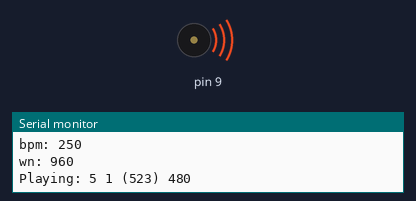
Simulated run of this sketch. Board: Arduino Uno, built with avr-gcc and run on an emulated ATmega328P. On the bench: buzzer (waves = sounding), the last lines printed to the serial monitor. At 13.3 s the program stops and its outputs stay as they are.

Above: at 0.24 s.
At 13.3 s:
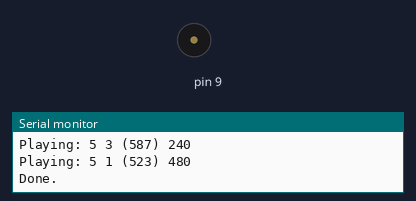
Timing chart, 0 to 14.8 s (numbered marks = the images above):
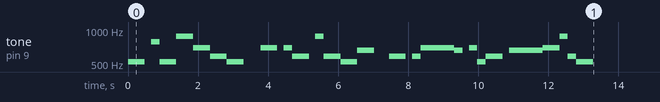

Measured:
- by itself, tone on pin 9: plays 523 Hz for 0.48 s, 784 Hz for 0.24 s, 523 Hz for 0.48 s, 880 Hz for 0.48 s, 698 Hz for 0.48 s, 587 Hz for 0.48 s … (26 notes in this stretch)

The sketch:

onuncu_yil_marsi.ino
```cpp
#include <Tone.h>


 // buzzer 9
Tone tone1;

#define OCTAVE_OFFSET 0

int notes[] = { 0,
NOTE_C4, NOTE_CS4, NOTE_D4, NOTE_DS4, NOTE_E4, NOTE_F4, NOTE_FS4, NOTE_G4, NOTE_GS4, NOTE_A4, NOTE_AS4, NOTE_B4,
NOTE_C5, NOTE_CS5, NOTE_D5, NOTE_DS5, NOTE_E5, NOTE_F5, NOTE_FS5, NOTE_G5, NOTE_GS5, NOTE_A5, NOTE_AS5, NOTE_B5,
NOTE_C6, NOTE_CS6, NOTE_D6, NOTE_DS6, NOTE_E6, NOTE_F6, NOTE_FS6, NOTE_G6, NOTE_GS6, NOTE_A6, NOTE_AS6, NOTE_B6,
NOTE_C7, NOTE_CS7, NOTE_D7, NOTE_DS7, NOTE_E7, NOTE_F7, NOTE_FS7, NOTE_G7, NOTE_GS7, NOTE_A7, NOTE_AS7, NOTE_B7
};
char *song = "Onuncu yil:d=4,o=5,b=250:2c,8p.,g,2c,2a,2f,2d,2c,2p,2f,8p.,f,2d,8p.,a,2d,2c,2e,8p. ,2d,8p.,d,1f,e,8p.,f,c,2d,8p.,1e,2f,a,d,2c";

void setup(void)
{
  Serial.begin(9600);
  tone1.begin(9);
}

#define isdigit(n) (n >= '0' && n <= '9')

void play_rtttl(char *p)
{
  byte default_dur = 4;
  byte default_oct = 6;
  int bpm = 63;
  int num;
  long wholenote;
  long duration;
  byte note;
  byte scale;

  while(*p != ':') p++;
  p++;

  if(*p == 'd')
  {
    p++; p++;
    num = 0;
    while(isdigit(*p))
    {
      num = (num * 10) + (*p++ - '0');
    }
    if(num > 0) default_dur = num;
    p++;
  }

  Serial.print("ddur: "); Serial.println(default_dur, 10);

  if(*p == 'o')
  {
    p++; p++;
    num = *p++ - '0';
    if(num >= 3 && num <=7) default_oct = num;
    p++;
  }

  Serial.print("doct: "); Serial.println(default_oct, 10);

  if(*p == 'b')
  {
    p++; p++;
    num = 0;
    while(isdigit(*p))
    {
      num = (num * 10) + (*p++ - '0');
    }
    bpm = num;
    p++;
  }

  Serial.print("bpm: "); Serial.println(bpm, 10);

  wholenote = (60 * 1000L / bpm) * 4;

  Serial.print("wn: "); Serial.println(wholenote, 10);


  while(*p)
  {
    num = 0;
    while(isdigit(*p))
    {
      num = (num * 10) + (*p++ - '0');
    }

    if(num) duration = wholenote / num;
    else duration = wholenote / default_dur;

    note = 0;

    switch(*p)
    {
      case 'c':
        note = 1;
        break;
      case 'd':
        note = 3;
        break;
      case 'e':
        note = 5;
        break;
      case 'f':
        note = 6;
        break;
      case 'g':
        note = 8;
        break;
      case 'a':
        note = 10;
        break;
      case 'b':
        note = 12;
        break;
      case 'p':
      default:
        note = 0;
    }
    p++;

    if(*p == '#')
    {
      note++;
      p++;
    }

    if(*p == '.')
    {
      duration += duration/2;
      p++;
    }

    if(isdigit(*p))
    {
      scale = *p - '0';
      p++;
    }
    else
    {
      scale = default_oct;
    }

    scale += OCTAVE_OFFSET;

    if(*p == ',')
      p++;

    if(note)
    {
      Serial.print("Playing: ");
      Serial.print(scale, 10); Serial.print(' ');
      Serial.print(note, 10); Serial.print(" (");
      Serial.print(notes[(scale - 4) * 12 + note], 10);
      Serial.print(") ");
      Serial.println(duration, 10);
      tone1.play(notes[(scale - 4) * 12 + note]);
      delay(duration);
      tone1.stop();
    }
    else
    {
      Serial.print("Pausing: ");
      Serial.println(duration, 10);
      delay(duration);
    }
  }
}

void loop(void)
{
  play_rtttl(song);
  Serial.println("Done.");
  while(1);
}
```
